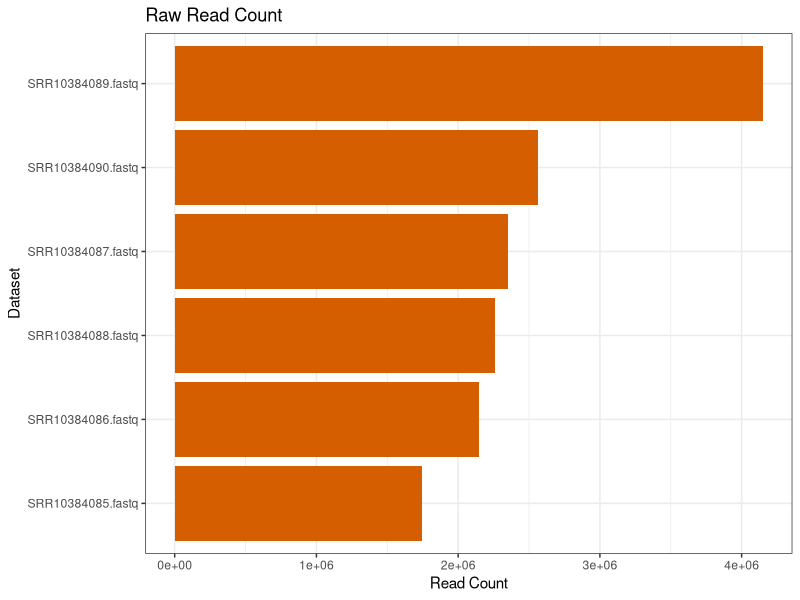
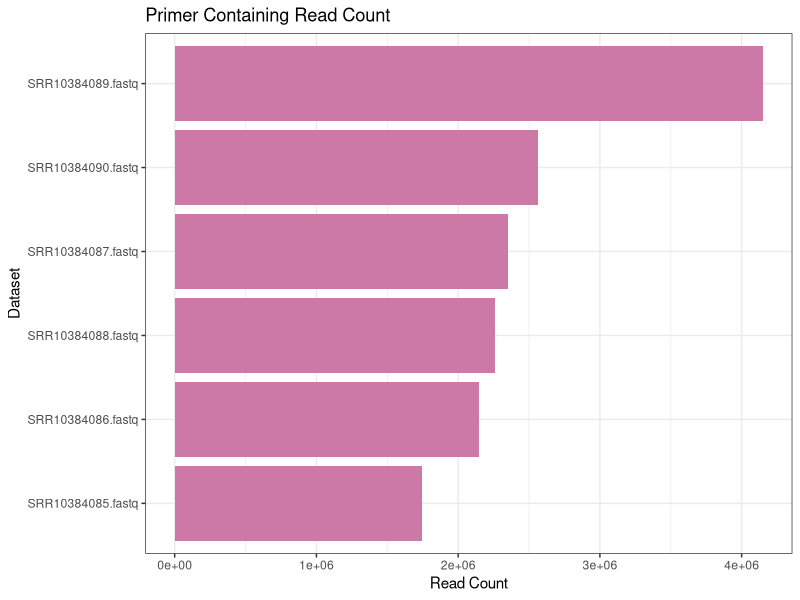
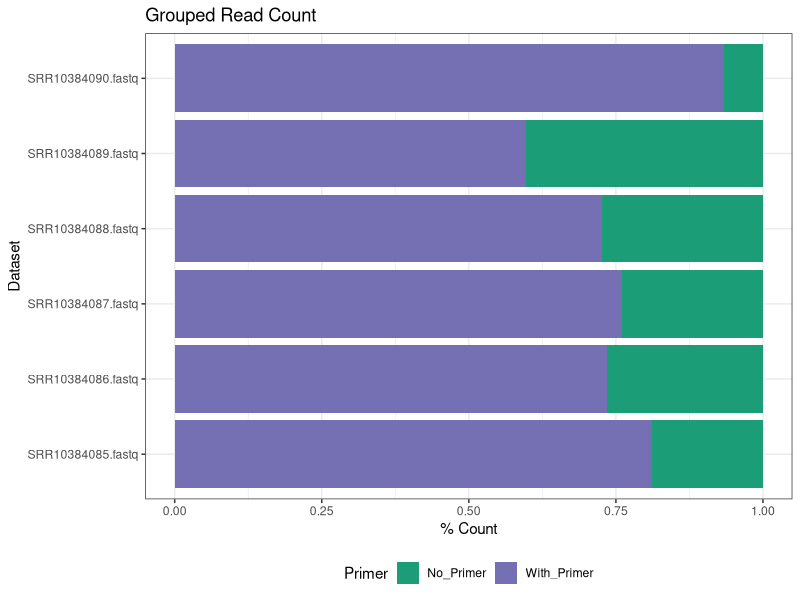
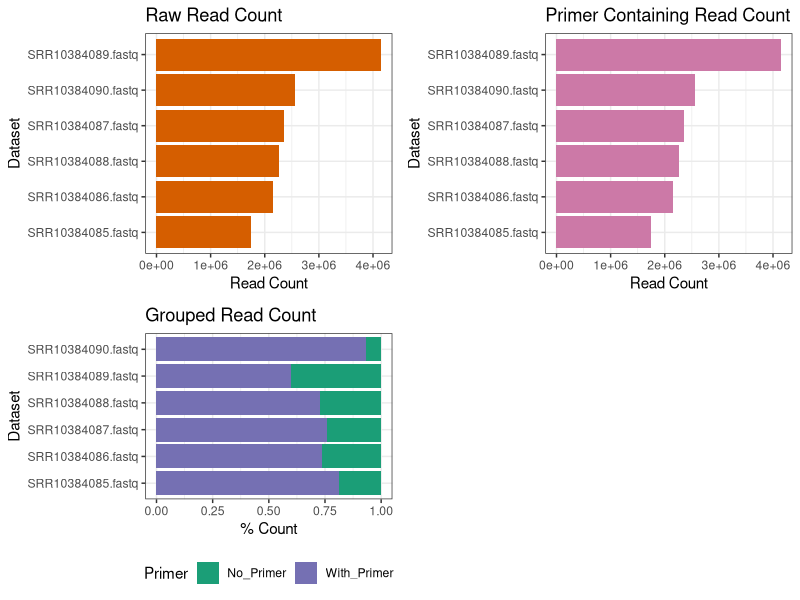

R code for these plots, in order:
## Load required libraries
library(tidyverse)
library(gridExtra)

## Import and preprocess read counts data
primerReads <- read_csv("data/primer_Counts.csv")
names(primerReads) <-c("Dataset", "Raw_Count", "With_Primer")

## Bar plotter function
barPlotter <- function(inData, X, Y, fillColor, Title, labY){
  
  Y_col <- enquo(Y)
  X_col <- enquo(X)
  
  inData %>%
    select(c(!!X_col, !!Y_col)) %>%
    mutate(!!X_col := fct_reorder(!!X_col, !!Y_col)) %>%
    ggplot(aes(x = !!X_col, y = !!Y_col)) +
    geom_col(fill = fillColor) +
    theme_bw() +
    coord_flip() +
    ggtitle(str_glue(Title)) +
    ylab(labY) +
    scale_y_continuous(labels = scales::scientific)
}

## Plot total read count
p1 <- barPlotter(primerReads, Dataset, 
           Raw_Count, "#D55E00", "Raw Read Count", "Read Count")
p1

## Plot primer containing read count
p2 <- barPlotter(primerReads, Dataset, 
                Raw_Count, "#CC79A7", 
                "Primer Containing Read Count", "Read Count")
p2

## To make a grouped plot for better visualization
rearrData <- primerReads %>%
  mutate(No_Primer = Raw_Count - With_Primer) %>%
  gather(key = Primer, 
         value = Counts, 
         c(With_Primer:No_Primer))

## A grouped plot
p3 <- rearrData %>%
  ggplot(aes(x = Dataset, y = Counts, fill = Primer)) +
  geom_bar(stat = "identity", position="fill") +
  theme_bw() +
  scale_fill_manual(values = c("#1B9E77", "#7570B3")) +
  coord_flip() +
  ggtitle("Grouped Read Count") +
  theme(legend.position="bottom") +
  ylab("% Count")
p3

## Save plots
pdf("data/Fig_1.pdf", width=12, height = 6)
grid.arrange(p1, p2, p3, nrow = 2)
dev.off()
